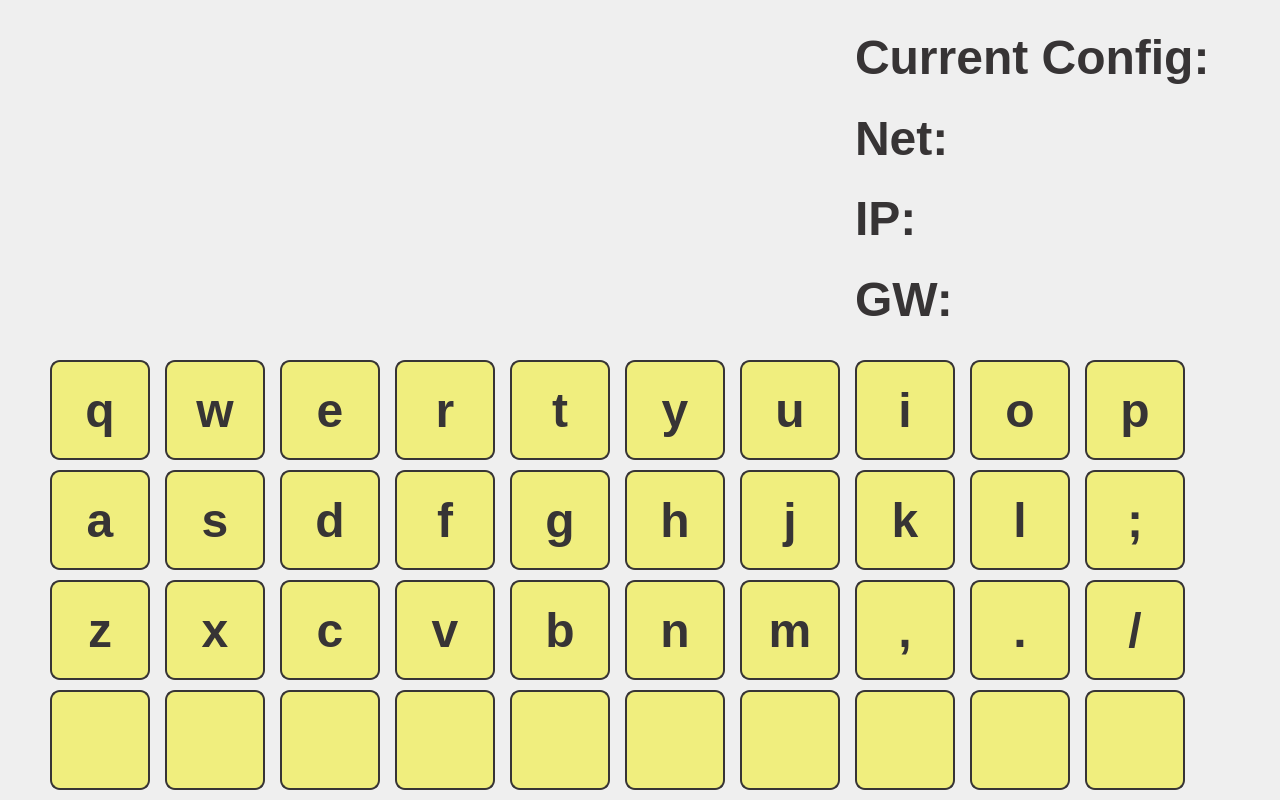
 <widget class="QDialog" name="FirstDialog">
  <property name="geometry">
   <rect>
    <x>0</x>
    <y>0</y>
    <width>1280</width>
    <height>800</height>
   </rect>
  </property>
  <property name="windowTitle">
   <string>Dialog</string>
  </property>
  <property name="styleSheet">
   <string notr="true">QDialog {
background-image: url(:/background/resources/Pantalla_00.png);
}</string>
  </property>
  <widget class="QPushButton" name="signalShortButton_3">
   <property name="geometry">
    <rect>
     <x>50</x>
     <y>690</y>
     <width>100</width>
     <height>100</height>
    </rect>
   </property>
   <property name="minimumSize">
    <size>
     <width>100</width>
     <height>100</height>
    </size>
   </property>
   <property name="styleSheet">
    <string notr="true">background-image: url(:/buttons/resources/Sinus.png);
background-color: rgb(240, 238, 126);
border-radius: 10px;
border:2px solid rgb(55, 52, 53);</string>
   </property>
   <property name="text">
    <string/>
   </property>
  </widget>
  <widget class="QPushButton" name="signalShortButton_4">
   <property name="geometry">
    <rect>
     <x>50</x>
     <y>360</y>
     <width>100</width>
     <height>100</height>
    </rect>
   </property>
   <property name="minimumSize">
    <size>
     <width>100</width>
     <height>100</height>
    </size>
   </property>
   <property name="font">
    <font>
     <family>Liberation Sans</family>
     <pointsize>36</pointsize>
     <weight>75</weight>
     <bold>true</bold>
    </font>
   </property>
   <property name="focusPolicy">
    <enum>Qt::NoFocus</enum>
   </property>
   <property name="styleSheet">
    <string notr="true">background-color: rgb(240, 238, 126);
border-radius: 10px;
border:2px solid rgb(55, 52, 53);
color: rgb(55, 52, 53);</string>
   </property>
   <property name="text">
    <string>q</string>
   </property>
  </widget>
  <widget class="QPushButton" name="signalShortButton_7">
   <property name="geometry">
    <rect>
     <x>165</x>
     <y>690</y>
     <width>100</width>
     <height>100</height>
    </rect>
   </property>
   <property name="minimumSize">
    <size>
     <width>100</width>
     <height>100</height>
    </size>
   </property>
   <property name="styleSheet">
    <string notr="true">background-image: url(:/buttons/resources/Sinus.png);
background-color: rgb(240, 238, 126);
border-radius: 10px;
border:2px solid rgb(55, 52, 53);</string>
   </property>
   <property name="text">
    <string/>
   </property>
  </widget>
  <widget class="QPushButton" name="signalShortButton_11">
   <property name="geometry">
    <rect>
     <x>280</x>
     <y>690</y>
     <width>100</width>
     <height>100</height>
    </rect>
   </property>
   <property name="minimumSize">
    <size>
     <width>100</width>
     <height>100</height>
    </size>
   </property>
   <property name="styleSheet">
    <string notr="true">background-image: url(:/buttons/resources/Sinus.png);
background-color: rgb(240, 238, 126);
border-radius: 10px;
border:2px solid rgb(55, 52, 53);</string>
   </property>
   <property name="text">
    <string/>
   </property>
  </widget>
  <widget class="QPushButton" name="signalShortButton_15">
   <property name="geometry">
    <rect>
     <x>395</x>
     <y>690</y>
     <width>100</width>
     <height>100</height>
    </rect>
   </property>
   <property name="minimumSize">
    <size>
     <width>100</width>
     <height>100</height>
    </size>
   </property>
   <property name="styleSheet">
    <string notr="true">background-image: url(:/buttons/resources/Sinus.png);
background-color: rgb(240, 238, 126);
border-radius: 10px;
border:2px solid rgb(55, 52, 53);</string>
   </property>
   <property name="text">
    <string/>
   </property>
  </widget>
  <widget class="QPushButton" name="signalShortButton_19">
   <property name="geometry">
    <rect>
     <x>510</x>
     <y>690</y>
     <width>100</width>
     <height>100</height>
    </rect>
   </property>
   <property name="minimumSize">
    <size>
     <width>100</width>
     <height>100</height>
    </size>
   </property>
   <property name="styleSheet">
    <string notr="true">background-image: url(:/buttons/resources/Sinus.png);
background-color: rgb(240, 238, 126);
border-radius: 10px;
border:2px solid rgb(55, 52, 53);</string>
   </property>
   <property name="text">
    <string/>
   </property>
  </widget>
  <widget class="QPushButton" name="signalShortButton_23">
   <property name="geometry">
    <rect>
     <x>625</x>
     <y>690</y>
     <width>100</width>
     <height>100</height>
    </rect>
   </property>
   <property name="minimumSize">
    <size>
     <width>100</width>
     <height>100</height>
    </size>
   </property>
   <property name="styleSheet">
    <string notr="true">background-image: url(:/buttons/resources/Sinus.png);
background-color: rgb(240, 238, 126);
border-radius: 10px;
border:2px solid rgb(55, 52, 53);</string>
   </property>
   <property name="text">
    <string/>
   </property>
  </widget>
  <widget class="QPushButton" name="signalShortButton_27">
   <property name="geometry">
    <rect>
     <x>740</x>
     <y>690</y>
     <width>100</width>
     <height>100</height>
    </rect>
   </property>
   <property name="minimumSize">
    <size>
     <width>100</width>
     <height>100</height>
    </size>
   </property>
   <property name="styleSheet">
    <string notr="true">background-image: url(:/buttons/resources/Sinus.png);
background-color: rgb(240, 238, 126);
border-radius: 10px;
border:2px solid rgb(55, 52, 53);</string>
   </property>
   <property name="text">
    <string/>
   </property>
  </widget>
  <widget class="QPushButton" name="signalShortButton_29">
   <property name="geometry">
    <rect>
     <x>855</x>
     <y>690</y>
     <width>100</width>
     <height>100</height>
    </rect>
   </property>
   <property name="minimumSize">
    <size>
     <width>100</width>
     <height>100</height>
    </size>
   </property>
   <property name="styleSheet">
    <string notr="true">background-image: url(:/buttons/resources/Sinus.png);
background-color: rgb(240, 238, 126);
border-radius: 10px;
border:2px solid rgb(55, 52, 53);</string>
   </property>
   <property name="text">
    <string/>
   </property>
  </widget>
  <widget class="QPushButton" name="signalShortButton_35">
   <property name="geometry">
    <rect>
     <x>970</x>
     <y>690</y>
     <width>100</width>
     <height>100</height>
    </rect>
   </property>
   <property name="minimumSize">
    <size>
     <width>100</width>
     <height>100</height>
    </size>
   </property>
   <property name="styleSheet">
    <string notr="true">background-image: url(:/buttons/resources/Sinus.png);
background-color: rgb(240, 238, 126);
border-radius: 10px;
border:2px solid rgb(55, 52, 53);</string>
   </property>
   <property name="text">
    <string/>
   </property>
  </widget>
  <widget class="QPushButton" name="signalShortButton_37">
   <property name="geometry">
    <rect>
     <x>1085</x>
     <y>690</y>
     <width>100</width>
     <height>100</height>
    </rect>
   </property>
   <property name="minimumSize">
    <size>
     <width>100</width>
     <height>100</height>
    </size>
   </property>
   <property name="styleSheet">
    <string notr="true">background-image: url(:/buttons/resources/Sinus.png);
background-color: rgb(240, 238, 126);
border-radius: 10px;
border:2px solid rgb(55, 52, 53);</string>
   </property>
   <property name="text">
    <string/>
   </property>
  </widget>
  <widget class="QWidget" name="verticalLayoutWidget">
   <property name="geometry">
    <rect>
     <x>855</x>
     <y>20</y>
     <width>416</width>
     <height>316</height>
    </rect>
   </property>
   <layout class="QVBoxLayout" name="verticalLayout">
    <item>
     <widget class="QLabel" name="minutesLabel">
      <property name="font">
       <font>
        <family>Liberation Sans</family>
        <pointsize>36</pointsize>
        <weight>75</weight>
        <bold>true</bold>
       </font>
      </property>
      <property name="styleSheet">
       <string notr="true">color: rgb(55, 52, 53);</string>
      </property>
      <property name="text">
       <string>Current Config:</string>
      </property>
      <property name="alignment">
       <set>Qt::AlignLeading|Qt::AlignLeft|Qt::AlignVCenter</set>
      </property>
     </widget>
    </item>
    <item>
     <widget class="QLabel" name="minutesLabel_2">
      <property name="font">
       <font>
        <family>Liberation Sans</family>
        <pointsize>36</pointsize>
        <weight>75</weight>
        <bold>true</bold>
       </font>
      </property>
      <property name="styleSheet">
       <string notr="true">color: rgb(55, 52, 53);</string>
      </property>
      <property name="text">
       <string>Net:</string>
      </property>
      <property name="alignment">
       <set>Qt::AlignLeading|Qt::AlignLeft|Qt::AlignVCenter</set>
      </property>
     </widget>
    </item>
    <item>
     <widget class="QLabel" name="minutesLabel_3">
      <property name="font">
       <font>
        <family>Liberation Sans</family>
        <pointsize>36</pointsize>
        <weight>75</weight>
        <bold>true</bold>
       </font>
      </property>
      <property name="styleSheet">
       <string notr="true">color: rgb(55, 52, 53);</string>
      </property>
      <property name="text">
       <string>IP:</string>
      </property>
      <property name="alignment">
       <set>Qt::AlignLeading|Qt::AlignLeft|Qt::AlignVCenter</set>
      </property>
     </widget>
    </item>
    <item>
     <widget class="QLabel" name="minutesLabel_4">
      <property name="font">
       <font>
        <family>Liberation Sans</family>
        <pointsize>36</pointsize>
        <weight>75</weight>
        <bold>true</bold>
       </font>
      </property>
      <property name="styleSheet">
       <string notr="true">color: rgb(55, 52, 53);</string>
      </property>
      <property name="text">
       <string>GW:</string>
      </property>
      <property name="alignment">
       <set>Qt::AlignLeading|Qt::AlignLeft|Qt::AlignVCenter</set>
      </property>
     </widget>
    </item>
   </layout>
  </widget>
  <widget class="QPushButton" name="signalShortButton_8">
   <property name="geometry">
    <rect>
     <x>165</x>
     <y>360</y>
     <width>100</width>
     <height>100</height>
    </rect>
   </property>
   <property name="minimumSize">
    <size>
     <width>100</width>
     <height>100</height>
    </size>
   </property>
   <property name="font">
    <font>
     <family>Liberation Sans</family>
     <pointsize>36</pointsize>
     <weight>75</weight>
     <bold>true</bold>
    </font>
   </property>
   <property name="focusPolicy">
    <enum>Qt::NoFocus</enum>
   </property>
   <property name="styleSheet">
    <string notr="true">background-color: rgb(240, 238, 126);
border-radius: 10px;
border:2px solid rgb(55, 52, 53);
color: rgb(55, 52, 53);</string>
   </property>
   <property name="text">
    <string>w</string>
   </property>
  </widget>
  <widget class="QPushButton" name="signalShortButton_12">
   <property name="geometry">
    <rect>
     <x>395</x>
     <y>360</y>
     <width>100</width>
     <height>100</height>
    </rect>
   </property>
   <property name="minimumSize">
    <size>
     <width>100</width>
     <height>100</height>
    </size>
   </property>
   <property name="font">
    <font>
     <family>Liberation Sans</family>
     <pointsize>36</pointsize>
     <weight>75</weight>
     <bold>true</bold>
    </font>
   </property>
   <property name="focusPolicy">
    <enum>Qt::NoFocus</enum>
   </property>
   <property name="styleSheet">
    <string notr="true">background-color: rgb(240, 238, 126);
border-radius: 10px;
border:2px solid rgb(55, 52, 53);
color: rgb(55, 52, 53);</string>
   </property>
   <property name="text">
    <string>r</string>
   </property>
  </widget>
  <widget class="QPushButton" name="signalShortButton_16">
   <property name="geometry">
    <rect>
     <x>280</x>
     <y>360</y>
     <width>100</width>
     <height>100</height>
    </rect>
   </property>
   <property name="minimumSize">
    <size>
     <width>100</width>
     <height>100</height>
    </size>
   </property>
   <property name="font">
    <font>
     <family>Liberation Sans</family>
     <pointsize>36</pointsize>
     <weight>75</weight>
     <bold>true</bold>
    </font>
   </property>
   <property name="focusPolicy">
    <enum>Qt::NoFocus</enum>
   </property>
   <property name="styleSheet">
    <string notr="true">background-color: rgb(240, 238, 126);
border-radius: 10px;
border:2px solid rgb(55, 52, 53);
color: rgb(55, 52, 53);</string>
   </property>
   <property name="text">
    <string>e</string>
   </property>
  </widget>
  <widget class="QPushButton" name="signalShortButton_20">
   <property name="geometry">
    <rect>
     <x>740</x>
     <y>360</y>
     <width>100</width>
     <height>100</height>
    </rect>
   </property>
   <property name="minimumSize">
    <size>
     <width>100</width>
     <height>100</height>
    </size>
   </property>
   <property name="font">
    <font>
     <family>Liberation Sans</family>
     <pointsize>36</pointsize>
     <weight>75</weight>
     <bold>true</bold>
    </font>
   </property>
   <property name="focusPolicy">
    <enum>Qt::NoFocus</enum>
   </property>
   <property name="styleSheet">
    <string notr="true">background-color: rgb(240, 238, 126);
border-radius: 10px;
border:2px solid rgb(55, 52, 53);
color: rgb(55, 52, 53);</string>
   </property>
   <property name="text">
    <string>u</string>
   </property>
  </widget>
  <widget class="QPushButton" name="signalShortButton_24">
   <property name="geometry">
    <rect>
     <x>625</x>
     <y>360</y>
     <width>100</width>
     <height>100</height>
    </rect>
   </property>
   <property name="minimumSize">
    <size>
     <width>100</width>
     <height>100</height>
    </size>
   </property>
   <property name="font">
    <font>
     <family>Liberation Sans</family>
     <pointsize>36</pointsize>
     <weight>75</weight>
     <bold>true</bold>
    </font>
   </property>
   <property name="focusPolicy">
    <enum>Qt::NoFocus</enum>
   </property>
   <property name="styleSheet">
    <string notr="true">background-color: rgb(240, 238, 126);
border-radius: 10px;
border:2px solid rgb(55, 52, 53);
color: rgb(55, 52, 53);</string>
   </property>
   <property name="text">
    <string>y</string>
   </property>
  </widget>
  <widget class="QPushButton" name="signalShortButton_25">
   <property name="geometry">
    <rect>
     <x>510</x>
     <y>360</y>
     <width>100</width>
     <height>100</height>
    </rect>
   </property>
   <property name="minimumSize">
    <size>
     <width>100</width>
     <height>100</height>
    </size>
   </property>
   <property name="font">
    <font>
     <family>Liberation Sans</family>
     <pointsize>36</pointsize>
     <weight>75</weight>
     <bold>true</bold>
    </font>
   </property>
   <property name="focusPolicy">
    <enum>Qt::NoFocus</enum>
   </property>
   <property name="styleSheet">
    <string notr="true">background-color: rgb(240, 238, 126);
border-radius: 10px;
border:2px solid rgb(55, 52, 53);
color: rgb(55, 52, 53);</string>
   </property>
   <property name="text">
    <string>t</string>
   </property>
  </widget>
  <widget class="QPushButton" name="signalShortButton_41">
   <property name="geometry">
    <rect>
     <x>855</x>
     <y>360</y>
     <width>100</width>
     <height>100</height>
    </rect>
   </property>
   <property name="minimumSize">
    <size>
     <width>100</width>
     <height>100</height>
    </size>
   </property>
   <property name="font">
    <font>
     <family>Liberation Sans</family>
     <pointsize>36</pointsize>
     <weight>75</weight>
     <bold>true</bold>
    </font>
   </property>
   <property name="focusPolicy">
    <enum>Qt::NoFocus</enum>
   </property>
   <property name="styleSheet">
    <string notr="true">background-color: rgb(240, 238, 126);
border-radius: 10px;
border:2px solid rgb(55, 52, 53);
color: rgb(55, 52, 53);</string>
   </property>
   <property name="text">
    <string>i</string>
   </property>
  </widget>
  <widget class="QPushButton" name="signalShortButton_42">
   <property name="geometry">
    <rect>
     <x>970</x>
     <y>360</y>
     <width>100</width>
     <height>100</height>
    </rect>
   </property>
   <property name="minimumSize">
    <size>
     <width>100</width>
     <height>100</height>
    </size>
   </property>
   <property name="font">
    <font>
     <family>Liberation Sans</family>
     <pointsize>36</pointsize>
     <weight>75</weight>
     <bold>true</bold>
    </font>
   </property>
   <property name="focusPolicy">
    <enum>Qt::NoFocus</enum>
   </property>
   <property name="styleSheet">
    <string notr="true">background-color: rgb(240, 238, 126);
border-radius: 10px;
border:2px solid rgb(55, 52, 53);
color: rgb(55, 52, 53);</string>
   </property>
   <property name="text">
    <string>o</string>
   </property>
  </widget>
  <widget class="QPushButton" name="signalShortButton_43">
   <property name="geometry">
    <rect>
     <x>1085</x>
     <y>360</y>
     <width>100</width>
     <height>100</height>
    </rect>
   </property>
   <property name="minimumSize">
    <size>
     <width>100</width>
     <height>100</height>
    </size>
   </property>
   <property name="font">
    <font>
     <family>Liberation Sans</family>
     <pointsize>36</pointsize>
     <weight>75</weight>
     <bold>true</bold>
    </font>
   </property>
   <property name="focusPolicy">
    <enum>Qt::NoFocus</enum>
   </property>
   <property name="styleSheet">
    <string notr="true">background-color: rgb(240, 238, 126);
border-radius: 10px;
border:2px solid rgb(55, 52, 53);
color: rgb(55, 52, 53);</string>
   </property>
   <property name="text">
    <string>p</string>
   </property>
  </widget>
  <widget class="QPushButton" name="signalShortButton_18">
   <property name="geometry">
    <rect>
     <x>280</x>
     <y>470</y>
     <width>100</width>
     <height>100</height>
    </rect>
   </property>
   <property name="minimumSize">
    <size>
     <width>100</width>
     <height>100</height>
    </size>
   </property>
   <property name="font">
    <font>
     <family>Liberation Sans</family>
     <pointsize>36</pointsize>
     <weight>75</weight>
     <bold>true</bold>
    </font>
   </property>
   <property name="focusPolicy">
    <enum>Qt::NoFocus</enum>
   </property>
   <property name="styleSheet">
    <string notr="true">background-color: rgb(240, 238, 126);
border-radius: 10px;
border:2px solid rgb(55, 52, 53);
color: rgb(55, 52, 53);</string>
   </property>
   <property name="text">
    <string>d</string>
   </property>
  </widget>
  <widget class="QPushButton" name="signalShortButton_10">
   <property name="geometry">
    <rect>
     <x>165</x>
     <y>470</y>
     <width>100</width>
     <height>100</height>
    </rect>
   </property>
   <property name="minimumSize">
    <size>
     <width>100</width>
     <height>100</height>
    </size>
   </property>
   <property name="font">
    <font>
     <family>Liberation Sans</family>
     <pointsize>36</pointsize>
     <weight>75</weight>
     <bold>true</bold>
    </font>
   </property>
   <property name="focusPolicy">
    <enum>Qt::NoFocus</enum>
   </property>
   <property name="styleSheet">
    <string notr="true">background-color: rgb(240, 238, 126);
border-radius: 10px;
border:2px solid rgb(55, 52, 53);
color: rgb(55, 52, 53);</string>
   </property>
   <property name="text">
    <string>s</string>
   </property>
  </widget>
  <widget class="QPushButton" name="signalShortButton_28">
   <property name="geometry">
    <rect>
     <x>510</x>
     <y>470</y>
     <width>100</width>
     <height>100</height>
    </rect>
   </property>
   <property name="minimumSize">
    <size>
     <width>100</width>
     <height>100</height>
    </size>
   </property>
   <property name="font">
    <font>
     <family>Liberation Sans</family>
     <pointsize>36</pointsize>
     <weight>75</weight>
     <bold>true</bold>
    </font>
   </property>
   <property name="focusPolicy">
    <enum>Qt::NoFocus</enum>
   </property>
   <property name="styleSheet">
    <string notr="true">background-color: rgb(240, 238, 126);
border-radius: 10px;
border:2px solid rgb(55, 52, 53);
color: rgb(55, 52, 53);</string>
   </property>
   <property name="text">
    <string>g</string>
   </property>
  </widget>
  <widget class="QPushButton" name="signalShortButton_6">
   <property name="geometry">
    <rect>
     <x>50</x>
     <y>470</y>
     <width>100</width>
     <height>100</height>
    </rect>
   </property>
   <property name="minimumSize">
    <size>
     <width>100</width>
     <height>100</height>
    </size>
   </property>
   <property name="font">
    <font>
     <family>Liberation Sans</family>
     <pointsize>36</pointsize>
     <weight>75</weight>
     <bold>true</bold>
    </font>
   </property>
   <property name="focusPolicy">
    <enum>Qt::NoFocus</enum>
   </property>
   <property name="styleSheet">
    <string notr="true">background-color: rgb(240, 238, 126);
border-radius: 10px;
border:2px solid rgb(55, 52, 53);
color: rgb(55, 52, 53);</string>
   </property>
   <property name="text">
    <string>a</string>
   </property>
  </widget>
  <widget class="QPushButton" name="signalShortButton_14">
   <property name="geometry">
    <rect>
     <x>395</x>
     <y>470</y>
     <width>100</width>
     <height>100</height>
    </rect>
   </property>
   <property name="minimumSize">
    <size>
     <width>100</width>
     <height>100</height>
    </size>
   </property>
   <property name="font">
    <font>
     <family>Liberation Sans</family>
     <pointsize>36</pointsize>
     <weight>75</weight>
     <bold>true</bold>
    </font>
   </property>
   <property name="focusPolicy">
    <enum>Qt::NoFocus</enum>
   </property>
   <property name="styleSheet">
    <string notr="true">background-color: rgb(240, 238, 126);
border-radius: 10px;
border:2px solid rgb(55, 52, 53);
color: rgb(55, 52, 53);</string>
   </property>
   <property name="text">
    <string>f</string>
   </property>
  </widget>
  <widget class="QPushButton" name="signalShortButton_30">
   <property name="geometry">
    <rect>
     <x>625</x>
     <y>470</y>
     <width>100</width>
     <height>100</height>
    </rect>
   </property>
   <property name="minimumSize">
    <size>
     <width>100</width>
     <height>100</height>
    </size>
   </property>
   <property name="font">
    <font>
     <family>Liberation Sans</family>
     <pointsize>36</pointsize>
     <weight>75</weight>
     <bold>true</bold>
    </font>
   </property>
   <property name="focusPolicy">
    <enum>Qt::NoFocus</enum>
   </property>
   <property name="styleSheet">
    <string notr="true">background-color: rgb(240, 238, 126);
border-radius: 10px;
border:2px solid rgb(55, 52, 53);
color: rgb(55, 52, 53);</string>
   </property>
   <property name="text">
    <string>h</string>
   </property>
  </widget>
  <widget class="QPushButton" name="signalShortButton_44">
   <property name="geometry">
    <rect>
     <x>1085</x>
     <y>470</y>
     <width>100</width>
     <height>100</height>
    </rect>
   </property>
   <property name="minimumSize">
    <size>
     <width>100</width>
     <height>100</height>
    </size>
   </property>
   <property name="font">
    <font>
     <family>Liberation Sans</family>
     <pointsize>36</pointsize>
     <weight>75</weight>
     <bold>true</bold>
    </font>
   </property>
   <property name="focusPolicy">
    <enum>Qt::NoFocus</enum>
   </property>
   <property name="styleSheet">
    <string notr="true">background-color: rgb(240, 238, 126);
border-radius: 10px;
border:2px solid rgb(55, 52, 53);
color: rgb(55, 52, 53);</string>
   </property>
   <property name="text">
    <string>;</string>
   </property>
  </widget>
  <widget class="QPushButton" name="signalShortButton_45">
   <property name="geometry">
    <rect>
     <x>855</x>
     <y>470</y>
     <width>100</width>
     <height>100</height>
    </rect>
   </property>
   <property name="minimumSize">
    <size>
     <width>100</width>
     <height>100</height>
    </size>
   </property>
   <property name="font">
    <font>
     <family>Liberation Sans</family>
     <pointsize>36</pointsize>
     <weight>75</weight>
     <bold>true</bold>
    </font>
   </property>
   <property name="focusPolicy">
    <enum>Qt::NoFocus</enum>
   </property>
   <property name="styleSheet">
    <string notr="true">background-color: rgb(240, 238, 126);
border-radius: 10px;
border:2px solid rgb(55, 52, 53);
color: rgb(55, 52, 53);</string>
   </property>
   <property name="text">
    <string>k</string>
   </property>
  </widget>
  <widget class="QPushButton" name="signalShortButton_22">
   <property name="geometry">
    <rect>
     <x>740</x>
     <y>470</y>
     <width>100</width>
     <height>100</height>
    </rect>
   </property>
   <property name="minimumSize">
    <size>
     <width>100</width>
     <height>100</height>
    </size>
   </property>
   <property name="font">
    <font>
     <family>Liberation Sans</family>
     <pointsize>36</pointsize>
     <weight>75</weight>
     <bold>true</bold>
    </font>
   </property>
   <property name="focusPolicy">
    <enum>Qt::NoFocus</enum>
   </property>
   <property name="styleSheet">
    <string notr="true">background-color: rgb(240, 238, 126);
border-radius: 10px;
border:2px solid rgb(55, 52, 53);
color: rgb(55, 52, 53);</string>
   </property>
   <property name="text">
    <string>j</string>
   </property>
  </widget>
  <widget class="QPushButton" name="signalShortButton_46">
   <property name="geometry">
    <rect>
     <x>970</x>
     <y>470</y>
     <width>100</width>
     <height>100</height>
    </rect>
   </property>
   <property name="minimumSize">
    <size>
     <width>100</width>
     <height>100</height>
    </size>
   </property>
   <property name="font">
    <font>
     <family>Liberation Sans</family>
     <pointsize>36</pointsize>
     <weight>75</weight>
     <bold>true</bold>
    </font>
   </property>
   <property name="focusPolicy">
    <enum>Qt::NoFocus</enum>
   </property>
   <property name="styleSheet">
    <string notr="true">background-color: rgb(240, 238, 126);
border-radius: 10px;
border:2px solid rgb(55, 52, 53);
color: rgb(55, 52, 53);</string>
   </property>
   <property name="text">
    <string>l</string>
   </property>
  </widget>
  <widget class="QPushButton" name="signalShortButton_17">
   <property name="geometry">
    <rect>
     <x>395</x>
     <y>580</y>
     <width>100</width>
     <height>100</height>
    </rect>
   </property>
   <property name="minimumSize">
    <size>
     <width>100</width>
     <height>100</height>
    </size>
   </property>
   <property name="font">
    <font>
     <family>Liberation Sans</family>
     <pointsize>36</pointsize>
     <weight>75</weight>
     <bold>true</bold>
    </font>
   </property>
   <property name="focusPolicy">
    <enum>Qt::NoFocus</enum>
   </property>
   <property name="styleSheet">
    <string notr="true">background-color: rgb(240, 238, 126);
border-radius: 10px;
border:2px solid rgb(55, 52, 53);
color: rgb(55, 52, 53);</string>
   </property>
   <property name="text">
    <string>v</string>
   </property>
  </widget>
  <widget class="QPushButton" name="signalShortButton_31">
   <property name="geometry">
    <rect>
     <x>510</x>
     <y>580</y>
     <width>100</width>
     <height>100</height>
    </rect>
   </property>
   <property name="minimumSize">
    <size>
     <width>100</width>
     <height>100</height>
    </size>
   </property>
   <property name="font">
    <font>
     <family>Liberation Sans</family>
     <pointsize>36</pointsize>
     <weight>75</weight>
     <bold>true</bold>
    </font>
   </property>
   <property name="focusPolicy">
    <enum>Qt::NoFocus</enum>
   </property>
   <property name="styleSheet">
    <string notr="true">background-color: rgb(240, 238, 126);
border-radius: 10px;
border:2px solid rgb(55, 52, 53);
color: rgb(55, 52, 53);</string>
   </property>
   <property name="text">
    <string>b</string>
   </property>
  </widget>
  <widget class="QPushButton" name="signalShortButton_33">
   <property name="geometry">
    <rect>
     <x>625</x>
     <y>580</y>
     <width>100</width>
     <height>100</height>
    </rect>
   </property>
   <property name="minimumSize">
    <size>
     <width>100</width>
     <height>100</height>
    </size>
   </property>
   <property name="font">
    <font>
     <family>Liberation Sans</family>
     <pointsize>36</pointsize>
     <weight>75</weight>
     <bold>true</bold>
    </font>
   </property>
   <property name="focusPolicy">
    <enum>Qt::NoFocus</enum>
   </property>
   <property name="styleSheet">
    <string notr="true">background-color: rgb(240, 238, 126);
border-radius: 10px;
border:2px solid rgb(55, 52, 53);
color: rgb(55, 52, 53);</string>
   </property>
   <property name="text">
    <string>n</string>
   </property>
  </widget>
  <widget class="QPushButton" name="signalShortButton_21">
   <property name="geometry">
    <rect>
     <x>280</x>
     <y>580</y>
     <width>100</width>
     <height>100</height>
    </rect>
   </property>
   <property name="minimumSize">
    <size>
     <width>100</width>
     <height>100</height>
    </size>
   </property>
   <property name="font">
    <font>
     <family>Liberation Sans</family>
     <pointsize>36</pointsize>
     <weight>75</weight>
     <bold>true</bold>
    </font>
   </property>
   <property name="focusPolicy">
    <enum>Qt::NoFocus</enum>
   </property>
   <property name="styleSheet">
    <string notr="true">background-color: rgb(240, 238, 126);
border-radius: 10px;
border:2px solid rgb(55, 52, 53);
color: rgb(55, 52, 53);</string>
   </property>
   <property name="text">
    <string>c</string>
   </property>
  </widget>
  <widget class="QPushButton" name="signalShortButton_9">
   <property name="geometry">
    <rect>
     <x>50</x>
     <y>580</y>
     <width>100</width>
     <height>100</height>
    </rect>
   </property>
   <property name="minimumSize">
    <size>
     <width>100</width>
     <height>100</height>
    </size>
   </property>
   <property name="font">
    <font>
     <family>Liberation Sans</family>
     <pointsize>36</pointsize>
     <weight>75</weight>
     <bold>true</bold>
    </font>
   </property>
   <property name="focusPolicy">
    <enum>Qt::NoFocus</enum>
   </property>
   <property name="styleSheet">
    <string notr="true">background-color: rgb(240, 238, 126);
border-radius: 10px;
border:2px solid rgb(55, 52, 53);
color: rgb(55, 52, 53);</string>
   </property>
   <property name="text">
    <string>z</string>
   </property>
  </widget>
  <widget class="QPushButton" name="signalShortButton_13">
   <property name="geometry">
    <rect>
     <x>165</x>
     <y>580</y>
     <width>100</width>
     <height>100</height>
    </rect>
   </property>
   <property name="minimumSize">
    <size>
     <width>100</width>
     <height>100</height>
    </size>
   </property>
   <property name="font">
    <font>
     <family>Liberation Sans</family>
     <pointsize>36</pointsize>
     <weight>75</weight>
     <bold>true</bold>
    </font>
   </property>
   <property name="focusPolicy">
    <enum>Qt::NoFocus</enum>
   </property>
   <property name="styleSheet">
    <string notr="true">background-color: rgb(240, 238, 126);
border-radius: 10px;
border:2px solid rgb(55, 52, 53);
color: rgb(55, 52, 53);</string>
   </property>
   <property name="text">
    <string>x</string>
   </property>
  </widget>
  <widget class="QPushButton" name="signalShortButton_47">
   <property name="geometry">
    <rect>
     <x>970</x>
     <y>580</y>
     <width>100</width>
     <height>100</height>
    </rect>
   </property>
   <property name="minimumSize">
    <size>
     <width>100</width>
     <height>100</height>
    </size>
   </property>
   <property name="font">
    <font>
     <family>Liberation Sans</family>
     <pointsize>36</pointsize>
     <weight>75</weight>
     <bold>true</bold>
    </font>
   </property>
   <property name="focusPolicy">
    <enum>Qt::NoFocus</enum>
   </property>
   <property name="styleSheet">
    <string notr="true">background-color: rgb(240, 238, 126);
border-radius: 10px;
border:2px solid rgb(55, 52, 53);
color: rgb(55, 52, 53);</string>
   </property>
   <property name="text">
    <string>.</string>
   </property>
  </widget>
  <widget class="QPushButton" name="signalShortButton_48">
   <property name="geometry">
    <rect>
     <x>1085</x>
     <y>580</y>
     <width>100</width>
     <height>100</height>
    </rect>
   </property>
   <property name="minimumSize">
    <size>
     <width>100</width>
     <height>100</height>
    </size>
   </property>
   <property name="font">
    <font>
     <family>Liberation Sans</family>
     <pointsize>36</pointsize>
     <weight>75</weight>
     <bold>true</bold>
    </font>
   </property>
   <property name="focusPolicy">
    <enum>Qt::NoFocus</enum>
   </property>
   <property name="styleSheet">
    <string notr="true">background-color: rgb(240, 238, 126);
border-radius: 10px;
border:2px solid rgb(55, 52, 53);
color: rgb(55, 52, 53);</string>
   </property>
   <property name="text">
    <string>/</string>
   </property>
  </widget>
  <widget class="QPushButton" name="signalShortButton_49">
   <property name="geometry">
    <rect>
     <x>855</x>
     <y>580</y>
     <width>100</width>
     <height>100</height>
    </rect>
   </property>
   <property name="minimumSize">
    <size>
     <width>100</width>
     <height>100</height>
    </size>
   </property>
   <property name="font">
    <font>
     <family>Liberation Sans</family>
     <pointsize>36</pointsize>
     <weight>75</weight>
     <bold>true</bold>
    </font>
   </property>
   <property name="focusPolicy">
    <enum>Qt::NoFocus</enum>
   </property>
   <property name="styleSheet">
    <string notr="true">background-color: rgb(240, 238, 126);
border-radius: 10px;
border:2px solid rgb(55, 52, 53);
color: rgb(55, 52, 53);</string>
   </property>
   <property name="text">
    <string>,</string>
   </property>
  </widget>
  <widget class="QPushButton" name="signalShortButton_26">
   <property name="geometry">
    <rect>
     <x>740</x>
     <y>580</y>
     <width>100</width>
     <height>100</height>
    </rect>
   </property>
   <property name="minimumSize">
    <size>
     <width>100</width>
     <height>100</height>
    </size>
   </property>
   <property name="font">
    <font>
     <family>Liberation Sans</family>
     <pointsize>36</pointsize>
     <weight>75</weight>
     <bold>true</bold>
    </font>
   </property>
   <property name="focusPolicy">
    <enum>Qt::NoFocus</enum>
   </property>
   <property name="styleSheet">
    <string notr="true">background-color: rgb(240, 238, 126);
border-radius: 10px;
border:2px solid rgb(55, 52, 53);
color: rgb(55, 52, 53);</string>
   </property>
   <property name="text">
    <string>m</string>
   </property>
  </widget>
 </widget>
